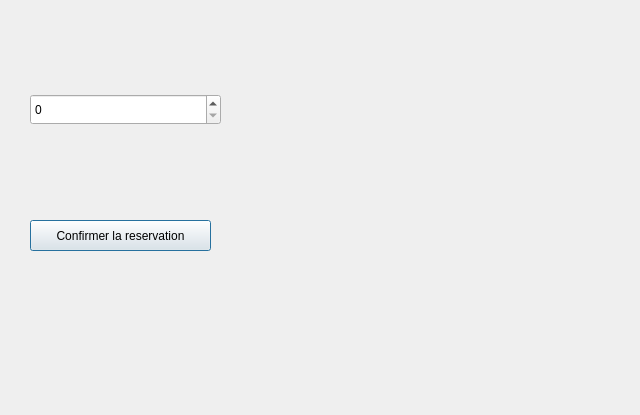
<?xml version="1.0" encoding="UTF-8"?>
<ui version="4.0">
 <class>DialogReservation</class>
 <widget class="QDialog" name="DialogReservation">
  <property name="geometry">
   <rect>
    <x>0</x>
    <y>0</y>
    <width>640</width>
    <height>415</height>
   </rect>
  </property>
  <property name="windowTitle">
   <string>Dialog</string>
  </property>
  <widget class="QLabel" name="lblVol">
   <property name="geometry">
    <rect>
     <x>30</x>
     <y>20</y>
     <width>191</width>
     <height>41</height>
    </rect>
   </property>
   <property name="text">
    <string/>
   </property>
  </widget>
  <widget class="QSpinBox" name="spinBillets">
   <property name="geometry">
    <rect>
     <x>30</x>
     <y>94</y>
     <width>191</width>
     <height>31</height>
    </rect>
   </property>
  </widget>
  <widget class="QLabel" name="lblTotal">
   <property name="geometry">
    <rect>
     <x>30</x>
     <y>160</y>
     <width>191</width>
     <height>31</height>
    </rect>
   </property>
   <property name="text">
    <string/>
   </property>
  </widget>
  <widget class="QPushButton" name="btnConfirmer">
   <property name="geometry">
    <rect>
     <x>30</x>
     <y>220</y>
     <width>181</width>
     <height>31</height>
    </rect>
   </property>
   <property name="text">
    <string>Confirmer la reservation</string>
   </property>
  </widget>
 </widget>
 <resources/>
 <connections/>
</ui>
